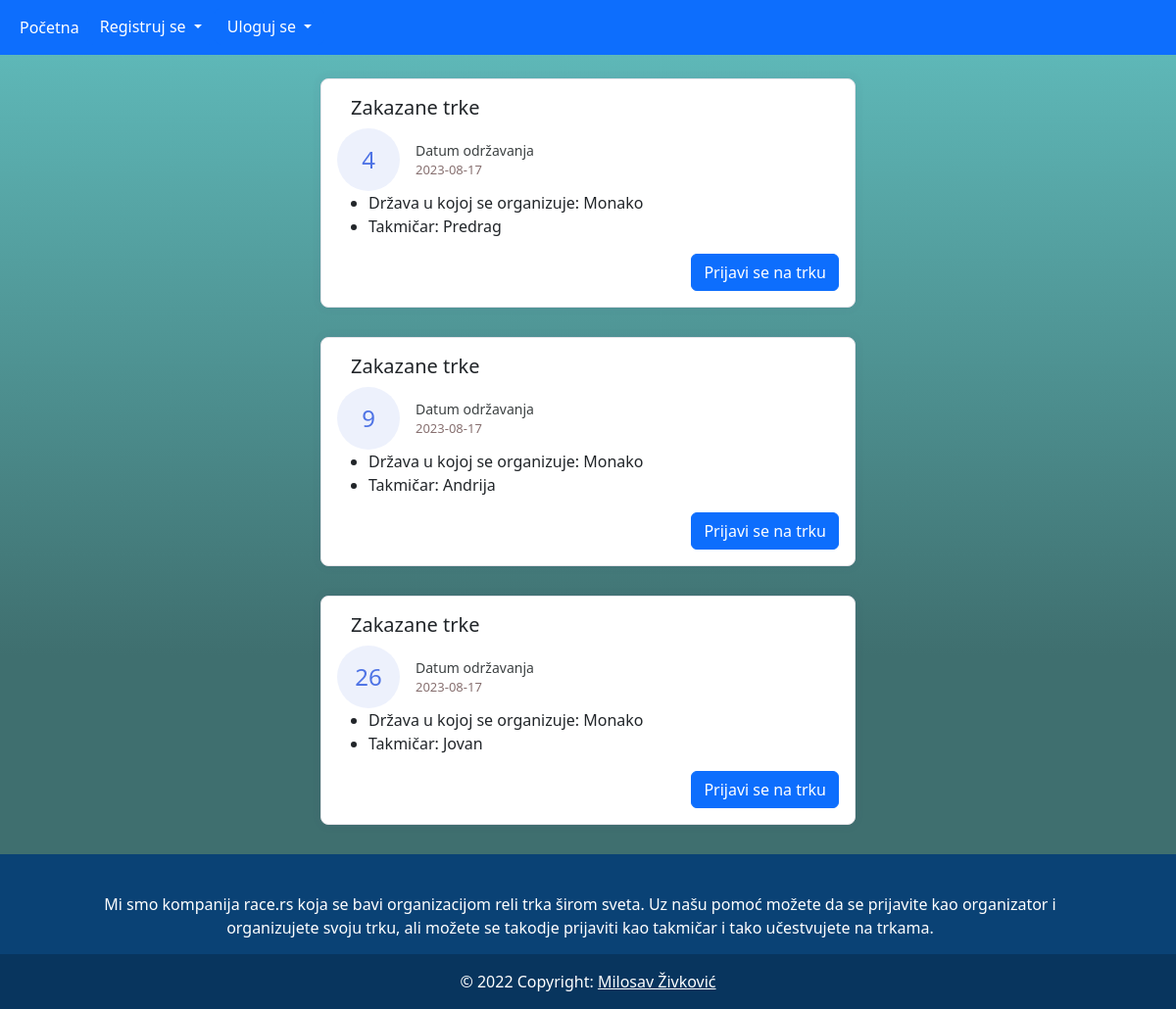
The page /pages/prijavaNaTrku.php?id=2 on the database its author committed.
### tables this page shows
CREATE TABLE `prijave` (
  `idPrijave` int(6) UNSIGNED NOT NULL,
  `drzava` varchar(30) DEFAULT NULL,
  `datumOdrzavanja` date DEFAULT NULL,
  `takmicar` varchar(30) DEFAULT NULL
);

### pages/prijavaNaTrku.php (the view, shortened to what this page needs)
<!DOCTYPE html>
<html lang="en">
<head>
    <link href="https://cdn.jsdelivr.net/npm/bootstrap@5.2.3/dist/css/bootstrap.min.css" rel="stylesheet">
    <link rel="stylesheet" href="../css/style.css">
</head>
<body>
    <?php include '../komponente/nav.php' ?>
    <br>
    <?php
        include '../database/konekcija.php';
        $id=$_GET["id"];
        $sql2 = "SELECT * FROM trke";
            $result = $conn->query($sql2);
            while ($row = $result->fetch_assoc()) {
                if($id==$row["idTrke"])
                {
                    $drzava=$row['drzava'];
                    $datum= $row['datum'];
                }
            }
        $sql = "SELECT * FROM prijave";
        $result = $conn->query($sql);
        while ($row = $result->fetch_assoc()) {
            if($datum==$row["datumOdrzavanja"] && $drzava==$row["drzava"])
            {
                echo '
                    <div class="container">
                        <div class="row">
                            <div class="col-lg-6">
                                <div class="card card-margin">
                                    <div class="card-header no-border">
                                        <h5 class="card-title">Zakazane trke</h5>
                                    </div>
                                    <div class="card-body pt-0">
                                        <div class="widget-49">
                                            <div class="widget-49-title-wrapper">
                                                <div class="widget-49-date-primary">
                                                    <span class="widget-49-date-day">'. $row['idPrijave'] . '</span>
                                                </div>
                                                <div class="widget-49-meeting-info">
                                                    <span class="widget-49-pro-title">Datum održavanja</span>
                                                    <span class="widget-49-meeting-time">' . $row['datumOdrzavanja'] . '</span>
                                                </div>
                                            </div>
                                            <ul class="widget-49-meeting-points">
                                                <li class="widget-49-meeting-item"><span>Država u kojoj se organizuje: ' . $row['drzava'] . '</span></li>
                                                <li class="widget-49-meeting-item"><span>Takmičar: ' . $row['takmicar'] . '</li>
                                            </ul>
                                            <div id="prijavaTrka" class="widget-49-meeting-action">
                                                <form method="post">
                                                    <input name="prijavaTrka" type="submit" class="btn btn-primary" value="Prijavi se na trku">
                                                </form>
                                            </div>
                                        </div>
                                    </div>
                                </div>
                            </div>
                        </div>
                    </div>';
            }
        }
    ?>
    <?php
        include '../komponente/footer.php';
    ?>
</body>
</html>

### css/style.css (style rules this page uses)
p,h1,h3,h5 { margin:15px; }
body { background: rgb(63,111,111); background: linear-gradient(0deg, rgba(63,111,111,1) 35%, rgba(97,190,190,1) 100%); }
.card-margin { margin-bottom: 1.875rem; }
.card { border: 0; box-shadow: 0px 0px 10px 0px rgba(82, 63, 105, 0.1); -webkit-box-shadow: 0px 0px 10px 0px rgba(82, 63, 105, 0.1); -moz-box-shadow: 0px 0px 10px 0px rgba(82, 63, 105, 0.1); -ms-box-shadow: 0px 0px 10px 0px rgba(82, 63, 105, 0.1); }
.row { justify-content: center; align-items: center; }
.card { position: relative; display: flex; flex-direction: column; min-width: 0; word-wrap: break-word; background-color: #ffffff; background-clip: border-box; border: 1px solid #e6e4e9; border-radius: 8px; }
.card .card-header.no-border { border: 0; }
.card .card-header { background: none; padding: 0 0.9375rem; font-weight: 500; display: flex; align-items: center; min-height: 50px; }
.card-header:first-child { border-radius: calc(8px - 1px) calc(8px - 1px) 0 0; }
.widget-49 .widget-49-title-wrapper { display: flex; align-items: center; }
.widget-49 .widget-49-title-wrapper .widget-49-date-primary { display: flex; align-items: center; justify-content: center; flex-direction: column; background-color: #edf1fc; width: 4rem; height: 4rem; border-radius: 50%; }
.widget-49 .widget-49-title-wrapper .widget-49-date-primary .widget-49-date-day { color: #4e73e5; font-weight: 500; font-size: 1.5rem; line-height: 1; }
.widget-49 .widget-49-title-wrapper .widget-49-date-primary { color: #4e73e5; line-height: 1; font-size: 1rem; text-transform: uppercase; }
.widget-49 .widget-49-title-wrapper .widget-49-meeting-info { display: flex; flex-direction: column; margin-left: 1rem; }
.widget-49 .widget-49-title-wrapper .widget-49-meeting-info .widget-49-pro-title { color: #3c4142; font-size: 14px; }
.widget-49 .widget-49-title-wrapper .widget-49-meeting-info .widget-49-meeting-time { color: #877070; font-size: 13px; }
.widget-49 .widget-49-meeting-action { text-align: right; }

### rows shown on the page
prijave: idPrijave "4", datumOdrzavanja "2023-08-17", drzava "Monako", takmicar "Predrag"
prijave: idPrijave "9", datumOdrzavanja "2023-08-17", drzava "Monako", takmicar "Andrija"
prijave: idPrijave "26", datumOdrzavanja "2023-08-17", drzava "Monako", takmicar "Jovan"
